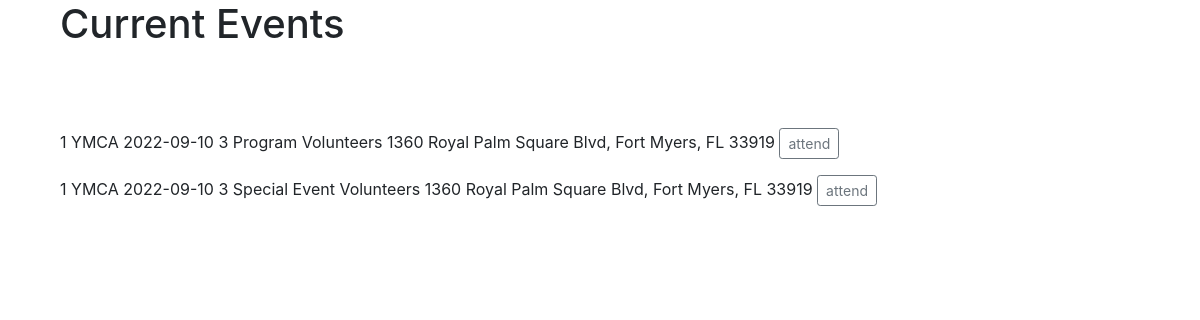
The page /showevents on the database as committed earlier.
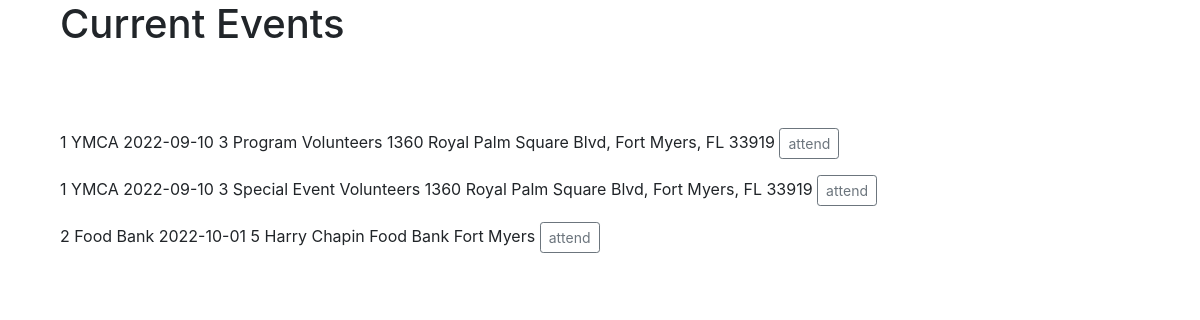
The same page on the database as committed later.
### app.py (models this page shows, shortened)
class Event(db.Model):
    event_id=db.Column(db.Integer,primary_key=True)
    host_id=db.Column(db.Integer,nullable=False)
    date_created=db.Column(db.String(10), default=datetime.utcnow)
    date=db.Column(db.String(10),nullable=False)
    hours=db.Column(db.Integer,nullable=False)
    name=db.Column(db.String(200),nullable=False)
    location=db.Column(db.String(200),nullable=False)
    description=db.Column(db.String(500),nullable=False)

class Host(db.Model):
    host_id=db.Column(db.Integer,primary_key=True)
    phone_num=db.Column(db.String(10))
    organization=db.Column(db.String(200),nullable=False)

### app.py (the view)
@app.route('/showevents',methods=['POST','GET'])
def showevents():
    hosts = Host.query.order_by(Host.host_id).all()
    names = []
    events = db.session.query(Event,Host).filter(Event.host_id==Host.host_id)#Event.query.order_by(Event.date_created)
    return render_template("showevents.html",events=events)

### templates/showevents.html (shortened to what this page needs)
{% extends 'layout.html' %}
{% block body %}
<div class="container">
    <h1>Current Events</h1>
    <br>
    <br><br>
    {% for event,host in events %}
    <p>
        {{ event.host_id }}
        {{ host.organization }}
        {{ event.date }}
        {{ event.hours }}
        {{ event.name }}
        {{ event.location }}
        <a href="/attend/{{ event.event_id }}" class="btn btn-outline-secondary btn-sm">attend</a>
    </p>
    {% endfor %}
</div>
{% endblock %}

Rows that differ between the two databases and show on the page:
added Event: host_id "2", organization "Food Bank", date "2022-10-01", hours "5", name "Harry Chapin Food Bank", location "Fort Myers"
